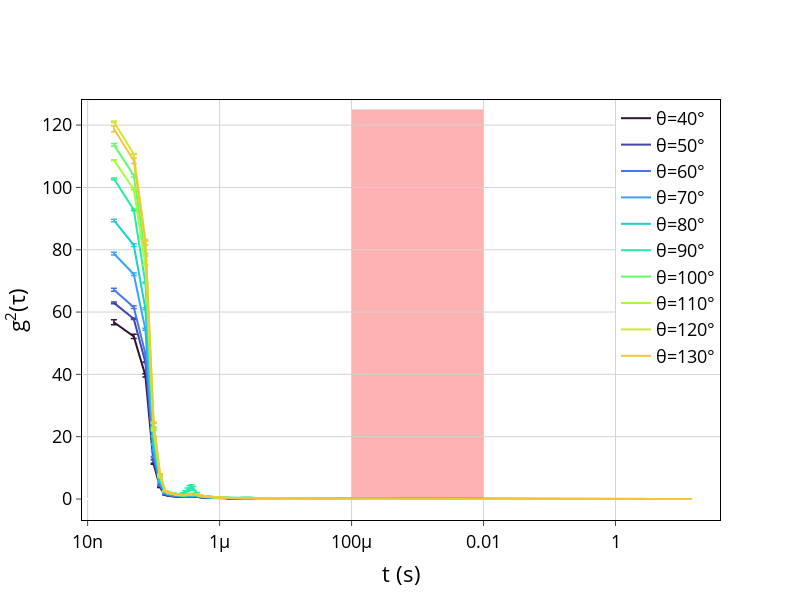

Here is the notebook cell this chart was saved with:
### Code cell
# print(data)

colors = px.colors.sequential.Turbo

fig = go.Figure()
for i,θ in enumerate(data.keys()):
    x = data[θ]['t']
    y = data[θ]['g']
    #γ = data[θ]['gamma']
    sigmay = data[θ]['sigmag']
    # X,Y = data[θ]['fit'].draw()

    # plt.plot(X,Y)
    # plt.xlim(0,1)
    # plt.show()

    #fig.add_trace(go.Scatter(x=X, y=Y, mode='lines',line_color=colors[i], showlegend=False,hoverinfo='skip'))

    fig.add_trace(go.Scatter(x=x,y=y, mode='lines', name=f'θ={θ}°',
        marker=dict(color = colors[i]),
        error_y=dict( 
            type='data', 
            array=sigmay, 
            color=colors[i],
            thickness=1.5, 
            width=3, 
        )))

fig.update_layout(
        xaxis_type="log",
        yaxis_title="g<sup>2</sup>(τ)",
        xaxis_title="t (s)",
        # title='g<sup>2</sup>(τ) vs t',
        # xaxis=dict(range=[np.log10(0.0001), np.log10(0.010)]),
        width=800,
        height=600,
        # title={
        #     'text': "Correlation Function g<sup>2</sup>(τ)",
        #     'y':0.9,
        #     'x':0.5,
        #     'xanchor': 'center',
        #     'yanchor': 'top',
        #     'font':dict(size=30)
        # },
        plot_bgcolor='white',
        font=dict(
            #family="Courier New, monospace",
            size=18,
            color="Black"
        ),
        legend=dict(
            x=1,
            y=1,
            xanchor='right',
            yanchor='top'
        )
        # yaxis=dict(range=[0, 0.06])
    )

fig.update_xaxes(
    mirror=True,
    ticks='outside',
    showline=True,
    linecolor='black',
    gridcolor='lightgrey'
)
fig.update_yaxes(
    mirror=True,
    ticks='outside',
    showline=True,
    linecolor='black',
    gridcolor='lightgrey'
)

# Add red transparent background
fig.add_shape(
    type="rect",
    x0=0.0001, x1=0.01,
    y0=-0.1, y1=125,
    fillcolor="red",
    opacity=0.3,
    layer="below",
    line_width=0,
)

fig.show()

### Figure 1 — Plotly figure (JSON) as saved in the notebook; plotly's stock layout.template omitted (floating-point values rounded to 4 significant figures; data arrays with more than 128 entries replaced by an {"elided": "..."} marker saying what was removed)
{"data": [{"error_y": {"array": {"elided": "215 float values"}, "color": "#30123b", "thickness": 1.5, "type": "data", "width": 3}, "marker": {"color": "#30123b"}, "mode": "lines", "name": "θ=40°", "type": "scatter", "x": {"elided": "215 float values"}, "y": {"elided": "215 float values"}}, {"error_y": {"array": {"elided": "215 float values"}, "color": "#4145ab", "thickness": 1.5, "type": "data", "width": 3}, "marker": {"color": "#4145ab"}, "mode": "lines", "name": "θ=50°", "type": "scatter", "x": {"elided": "215 float values"}, "y": {"elided": "215 float values"}}, {"error_y": {"array": {"elided": "215 float values"}, "color": "#4675ed", "thickness": 1.5, "type": "data", "width": 3}, "marker": {"color": "#4675ed"}, "mode": "lines", "name": "θ=60°", "type": "scatter", "x": {"elided": "215 float values"}, "y": {"elided": "215 float values"}}, {"error_y": {"array": {"elided": "215 float values"}, "color": "#39a2fc", "thickness": 1.5, "type": "data", "width": 3}, "marker": {"color": "#39a2fc"}, "mode": "lines", "name": "θ=70°", "type": "scatter", "x": {"elided": "215 float values"}, "y": {"elided": "215 float values"}}, {"error_y": {"array": {"elided": "215 float values"}, "color": "#1bcfd4", "thickness": 1.5, "type": "data", "width": 3}, "marker": {"color": "#1bcfd4"}, "mode": "lines", "name": "θ=80°", "type": "scatter", "x": {"elided": "215 float values"}, "y": {"elided": "215 float values"}}, {"error_y": {"array": {"elided": "215 float values"}, "color": "#24eca6", "thickness": 1.5, "type": "data", "width": 3}, "marker": {"color": "#24eca6"}, "mode": "lines", "name": "θ=90°", "type": "scatter", "x": {"elided": "215 float values"}, "y": {"elided": "215 float values"}}, {"error_y": {"array": {"elided": "215 float values"}, "color": "#61fc6c", "thickness": 1.5, "type": "data", "width": 3}, "marker": {"color": "#61fc6c"}, "mode": "lines", "name": "θ=100°", "type": "scatter", "x": {"elided": "215 float values"}, "y": {"elided": "215 float values"}}, {"error_y": {"array": {"elided": "215 float values"}, "color": "#a4fc3b", "thickness": 1.5, "type": "data", "width": 3}, "marker": {"color": "#a4fc3b"}, "mode": "lines", "name": "θ=110°", "type": "scatter", "x": {"elided": "215 float values"}, "y": {"elided": "215 float values"}}, {"error_y": {"array": {"elided": "215 float values"}, "color": "#d1e834", "thickness": 1.5, "type": "data", "width": 3}, "marker": {"color": "#d1e834"}, "mode": "lines", "name": "θ=120°", "type": "scatter", "x": {"elided": "215 float values"}, "y": {"elided": "215 float values"}}, {"error_y": {"array": {"elided": "215 float values"}, "color": "#f3c63a", "thickness": 1.5, "type": "data", "width": 3}, "marker": {"color": "#f3c63a"}, "mode": "lines", "name": "θ=130°", "type": "scatter", "x": {"elided": "215 float values"}, "y": {"elided": "215 float values"}}], "layout": {"font": {"color": "Black", "size": 18}, "height": 600, "legend": {"x": 1, "xanchor": "right", "y": 1, "yanchor": "top"}, "plot_bgcolor": "white", "shapes": [{"fillcolor": "red", "layer": "below", "line": {"width": 0}, "opacity": 0.3, "type": "rect", "x0": 0.0001, "x1": 0.01, "y0": -0.1, "y1": 125}], "width": 800, "xaxis": {"gridcolor": "lightgrey", "linecolor": "black", "mirror": true, "showline": true, "ticks": "outside", "title": {"text": "t (s)"}, "type": "log"}, "yaxis": {"gridcolor": "lightgrey", "linecolor": "black", "mirror": true, "showline": true, "ticks": "outside", "title": {"text": "g<sup>2</sup>(τ)"}}}}
